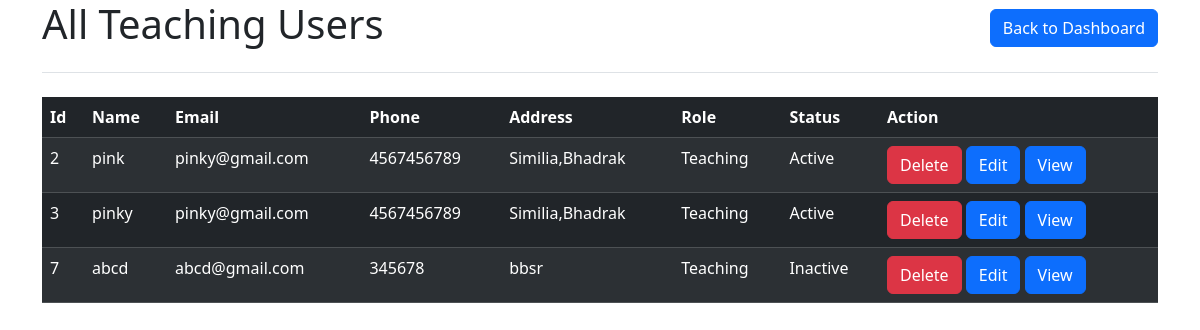
Page /teach/ on the committed database.
### college_management/models.py (models this page shows, shortened)
class User(models.Model):
    name = models.CharField(max_length=100)
    email = models.EmailField()
    phone = models.IntegerField()
    password = models.CharField(max_length=30)
    address = models.CharField(max_length=200)
    role = models.ForeignKey(Role, on_delete=models.CharField)
    status = models.CharField(max_length=20, choices=choices, default=0)

class Role(models.Model):
    role_name = models.CharField(max_length=30)
    def __str__(self):
        return self.role_name

### college_management/views.py (the view)
# urls.py: path('teach/', views.teaching,name='teaching'),
def teaching(request):
    teach = User.objects.filter(role=1)
    return render(request, 'user_data_table.html', {'data': [teach, 'Teaching']})

### templates/user_data_table.html (shortened to what this page needs)
<!DOCTYPE html>
<html lang="en">
<head>
    <link rel="stylesheet" href="https://cdn.jsdelivr.net/npm/bootstrap@5.3.2/dist/css/bootstrap.min.css">
</head>
<body>
<div class="container">
<header>
    <div class="d-flex flex-column flex-md-row align-items-center pb-3 mb-4 border-bottom">
<h1>All {{ data.1 }} Users</h1>
<nav class="d-inline-flex mt-2 mt-md-0 ms-md-auto gap-2">
    <a href="{% url 'dashboard'%}" class="btn btn-primary">Back to Dashboard</a>
</nav>
    </div>
</header>
    <table class="table table-dark table-striped">
        <thead>
        <tr>
            <th>Id</th>
            <th>Name</th>
            <th>Email</th>
            <th>Phone</th>
            <th>Address</th>
            <th>Role</th>
            <th>Status</th>
            <th>Action</th>
        </tr>
        </thead>
        <tbody>
        {% for user in data.0 %}
            <tr>
                <td>{{ user.id }}</td>
                <td>{{ user.name }}</td>
                <td>{{ user.email }}</td>
                <td>{{ user.phone }}</td>
                <td>{{ user.address }}</td>
                <td>{{ user.role }}</td>
                <td>{{ user.status }}</td>
                <td>
                    <form action="{% url 'dlt_user' user.id %}" method="post"
                          onsubmit="return confirm('Do you want to delete {{ user.name }}\'s data?')">
                        <input class="btn btn-danger" type="submit" value="Delete">
                        <a href="{% url 'get_user_data' user.id %}" class="btn btn-primary">Edit</a>
                        <a type="button" class="btn btn-primary" data-bs-toggle="modal"
                                data-bs-target="#exampleModal" onclick="userdataView({{ user.id }},'{{ user.name }}','{{ user.email }}','{{ user.phone }}','{{ user.role }}','{{ user.status }}')">
                            View
                        </a>
                    </form>
                </td>
            </tr>
        {% endfor %}
        </tbody>
    </table>
</div>
</body>
</html>

### rows in the picture
User: id "2", name "pink", email "pinky@gmail.com", phone "4567456789", address "Similia,Bhadrak", role "Teaching", status "Active"
User: id "3", name "pinky", email "pinky@gmail.com", phone "4567456789", address "Similia,Bhadrak", role "Teaching", status "Active"
User: id "7", name "abcd", email "abcd@gmail.com", phone "345678", address "bbsr", role "Teaching", status "Inactive"
